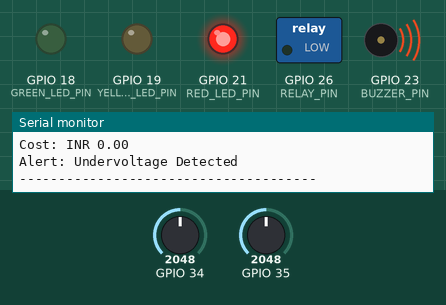
A sketch run on a simulated ESP32. Parts: switched loads named in the sketch (green lamp = pin HIGH), output pins drawn as LEDs (lit = HIGH), buzzer (waves = sounding), the last lines printed to the serial monitor. Inputs (shaded band) come from the test bench; at power-on: GPIO 35 = 2048, GPIO 34 = 2048 (analog values on the 0–4095 scale). WiFi joins after 1.5 s; servers stay silent unless stated; random numbers use the default seed unless the sketch sets one; no MQTT or app messages arrive unless stated.

Above: at 2.88 s.
3.8 s: GPIO 35 set to 2415
6.8 s: GPIO 35 set to 2549
At 8.6 s:
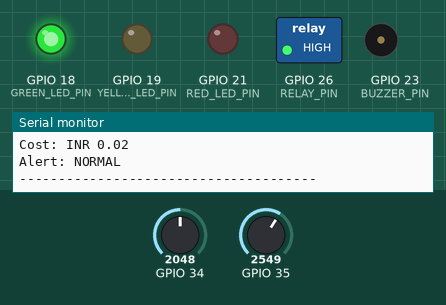
9.8 s: GPIO 34 set to 1918
11.8 s: GPIO 34 set to 1834
At 13.5 s:
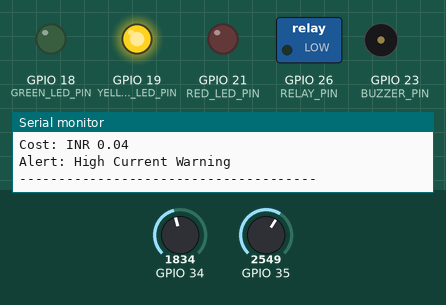
14.8 s: GPIO 34 set to 2047
At 16.8 s:
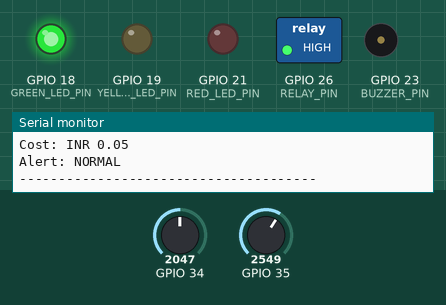
17.1 s: GPIO 35 set to 2047
At 18.5 s:
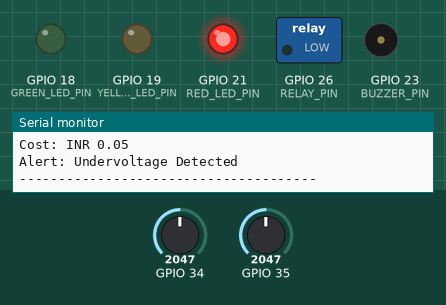
Timing chart, 0 to 21.1 s (numbered marks = the images above; inputs shaded):
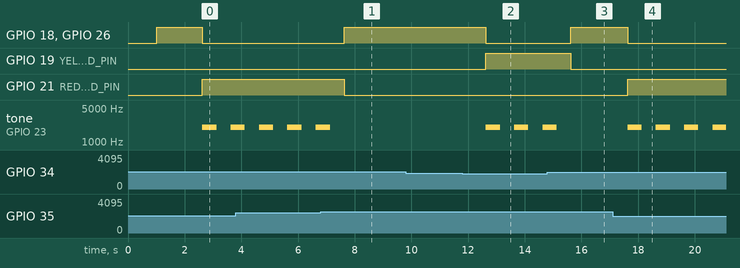

The sketch:

main.ino
```cpp
/*
==========================================================
Smart Home Energy Monitoring System
main.ino
==========================================================

Purpose:
Main ESP32 application entry point.

Responsibilities:

- Initialize hardware
- Read sensors
- Calculate power metrics
- Evaluate alerts
- Publish MQTT telemetry
- Publish MQTT alerts
- Maintain MQTT connection

Author: Akash Das
==========================================================
*/

#include "config.h"
#include "sensors.h"
#include "energy_calc.h"
#include "alerts.h"

// MQTT functions from mqtt_client.cpp

void connectWiFi();
void setupMQTT();
bool connectMQTT();
void mqttLoop();

bool publishStatus(
    const String& status
);

bool publishAlert(
    const AlertStatus& alert
);

bool publishTelemetry(
    const SensorData& sensorData,
    const EnergyData& energyData,
    const AlertStatus& alertStatus
);

void disconnectMQTT();

// ==========================================================
// GLOBAL VARIABLES
// ==========================================================

unsigned long lastTelemetryTime = 0;

unsigned long previousLoopTime = 0;

// ==========================================================
// STARTUP BANNER
// ==========================================================

void printStartupBanner()
{
    Serial.println();
    Serial.println("==================================================");
    Serial.println("SMART HOME ENERGY MONITORING SYSTEM");
    Serial.println("ESP32 ENERGY NODE");
    Serial.println("==================================================");

    Serial.print("Device ID: ");
    Serial.println(DEVICE_ID);

    Serial.print("Location: ");
    Serial.println(DEVICE_LOCATION);

    Serial.println("==================================================");
    Serial.println();
}

// ==========================================================
// SETUP
// ==========================================================

void setup()
{
    Serial.begin(
        SERIAL_BAUD_RATE
    );

    delay(1000);

    printStartupBanner();

    // --------------------------------------
    // Initialize Modules
    // --------------------------------------

    Sensors.begin();

    Alerts.begin();

    Energy.resetEnergyCounter();

    // --------------------------------------
    // Network
    // --------------------------------------

    connectWiFi();

    setupMQTT();

    connectMQTT();

    publishStatus(
        "ONLINE"
    );

    previousLoopTime = millis();

    Serial.println();
    Serial.println("[SYSTEM] Ready");
    Serial.println();
}

// ==========================================================
// PROCESS ENERGY CYCLE
// ==========================================================

void processEnergyMonitoring()
{
    unsigned long currentTime =
        millis();

    float elapsedSeconds =
        (currentTime - previousLoopTime)
        / 1000.0f;

    previousLoopTime =
        currentTime;

    // --------------------------------------
    // Read Sensors
    // --------------------------------------

    SensorData sensorData =
        Sensors.readAll();

    // --------------------------------------
    // Calculate Energy Metrics
    // --------------------------------------

    EnergyData energyData =
        Energy.calculate(
            sensorData.voltage,
            sensorData.current,
            sensorData.powerFactor,
            elapsedSeconds
        );

    // --------------------------------------
    // Evaluate Alerts
    // --------------------------------------

    AlertStatus alertStatus =
        Alerts.evaluate(
            sensorData.voltage,
            sensorData.current,
            energyData.activePowerW,
            energyData.energyKWh
        );

    if (alertStatus.alertActive)
    {
        Alerts.activateAlert(
            alertStatus
        );

        publishAlert(
            alertStatus
        );
    }
    else
    {
        Alerts.clearAlert();
    }

    // --------------------------------------
    // Publish MQTT Telemetry
    // --------------------------------------

    publishTelemetry(
        sensorData,
        energyData,
        alertStatus
    );

    // --------------------------------------
    // Debug Output
    // --------------------------------------

#if DEBUG_MODE

    Serial.println(
        "--------------------------------------"
    );

    Serial.print("Voltage: ");
    Serial.print(sensorData.voltage);
    Serial.println(" V");

    Serial.print("Current: ");
    Serial.print(sensorData.current);
    Serial.println(" A");

    Serial.print("Power: ");
    Serial.print(energyData.activePowerW);
    Serial.println(" W");

    Serial.print("Energy: ");
    Serial.print(
        energyData.energyKWh,
        6
    );
    Serial.println(" kWh");

    Serial.print("Cost: INR ");
    Serial.println(
        energyData.estimatedCost,
        2
    );

    Serial.print("Alert: ");
    Serial.println(
        alertStatus.alertActive
        ? alertStatus.message
        : "NORMAL"
    );

    Serial.println(
        "--------------------------------------"
    );
    Serial.println();

#endif
}

// ==========================================================
// MAIN LOOP
// ==========================================================

void loop()
{
    mqttLoop();

    unsigned long currentTime =
        millis();

    if (
        currentTime -
        lastTelemetryTime >=
        TELEMETRY_INTERVAL_MS
    )
    {
        processEnergyMonitoring();

        lastTelemetryTime =
            currentTime;
    }
}

// ==========================================================
// END OF FILE
// ==========================================================
```

alerts.cpp
```cpp
/*
==========================================================
Smart Home Energy Monitoring System
alerts.cpp
==========================================================

Purpose:
Implements alert monitoring and protection logic.

Monitors:

- Overvoltage
- Undervoltage
- Overcurrent
- Overload
- High Energy Usage

Controls:

- Relay
- LEDs
- Buzzer

Author: Akash Das
==========================================================
*/

#include "alerts.h"
#include "config.h"

// ==========================================================
// GLOBAL INSTANCE
// ==========================================================

AlertManager Alerts;

// ==========================================================
// CONSTRUCTOR
// ==========================================================

AlertManager::AlertManager()
{
    currentAlert.alertActive = false;
    currentAlert.type = ALERT_NONE;
    currentAlert.severity = SEVERITY_NORMAL;
    currentAlert.message = "System Normal";
    currentAlert.timestamp = 0;
}

// ==========================================================
// INITIALIZATION
// ==========================================================

void AlertManager::begin()
{
    pinMode(RELAY_PIN, OUTPUT);

    pinMode(GREEN_LED_PIN, OUTPUT);
    pinMode(YELLOW_LED_PIN, OUTPUT);
    pinMode(RED_LED_PIN, OUTPUT);

    pinMode(BUZZER_PIN, OUTPUT);

    clearAlert();

#if DEBUG_MODE
    Serial.println("[ALERTS] Initialized");
#endif
}

// ==========================================================
// VOLTAGE CHECK
// ==========================================================

AlertStatus AlertManager::checkVoltage(
    float voltage
)
{
    AlertStatus alert;

    alert.alertActive = false;
    alert.type = ALERT_NONE;
    alert.severity = SEVERITY_NORMAL;
    alert.message = "Voltage Normal";
    alert.timestamp = millis();

    if (voltage > MAX_VOLTAGE_THRESHOLD)
    {
        alert.alertActive = true;
        alert.type = ALERT_OVERVOLTAGE;
        alert.severity = SEVERITY_CRITICAL;
        alert.message = "Overvoltage Detected";
    }
    else if (voltage < MIN_VOLTAGE_THRESHOLD)
    {
        alert.alertActive = true;
        alert.type = ALERT_UNDERVOLTAGE;
        alert.severity = SEVERITY_CRITICAL;
        alert.message = "Undervoltage Detected";
    }

    return alert;
}

// ==========================================================
// CURRENT CHECK
// ==========================================================

AlertStatus AlertManager::checkCurrent(
    float current
)
{
    AlertStatus alert;

    alert.alertActive = false;
    alert.type = ALERT_NONE;
    alert.severity = SEVERITY_NORMAL;
    alert.message = "Current Normal";
    alert.timestamp = millis();

    if (current > MAX_CURRENT)
    {
        alert.alertActive = true;
        alert.type = ALERT_OVERCURRENT;
        alert.severity = SEVERITY_CRITICAL;
        alert.message = "Overcurrent Detected";
    }
    else if (current > WARNING_CURRENT)
    {
        alert.alertActive = true;
        alert.type = ALERT_OVERCURRENT;
        alert.severity = SEVERITY_WARNING;
        alert.message = "High Current Warning";
    }

    return alert;
}

// ==========================================================
// POWER CHECK
// ==========================================================

AlertStatus AlertManager::checkPower(
    float activePowerW
)
{
    AlertStatus alert;

    alert.alertActive = false;
    alert.type = ALERT_NONE;
    alert.severity = SEVERITY_NORMAL;
    alert.message = "Power Normal";
    alert.timestamp = millis();

    if (activePowerW > MAX_POWER)
    {
        alert.alertActive = true;
        alert.type = ALERT_OVERLOAD;
        alert.severity = SEVERITY_CRITICAL;
        alert.message = "Power Overload";
    }
    else if (activePowerW > WARNING_POWER)
    {
        alert.alertActive = true;
        alert.type = ALERT_OVERLOAD;
        alert.severity = SEVERITY_WARNING;
        alert.message = "High Power Consumption";
    }

    return alert;
}

// ==========================================================
// ENERGY CHECK
// ==========================================================

AlertStatus AlertManager::checkEnergy(
    float energyKWh
)
{
    AlertStatus alert;

    alert.alertActive = false;
    alert.type = ALERT_NONE;
    alert.severity = SEVERITY_NORMAL;
    alert.message = "Energy Normal";
    alert.timestamp = millis();

    if (energyKWh > DAILY_ENERGY_LIMIT)
    {
        alert.alertActive = true;
        alert.type = ALERT_HIGH_ENERGY_USAGE;
        alert.severity = SEVERITY_WARNING;
        alert.message = "High Daily Energy Usage";
    }

    return alert;
}

// ==========================================================
// COMPLETE EVALUATION
// ==========================================================

AlertStatus AlertManager::evaluate(
    float voltage,
    float current,
    float activePower,
    float energyKWh
)
{
    AlertStatus voltageAlert =
        checkVoltage(voltage);

    if (voltageAlert.alertActive)
        return voltageAlert;

    AlertStatus currentAlert =
        checkCurrent(current);

    if (currentAlert.alertActive)
        return currentAlert;

    AlertStatus powerAlert =
        checkPower(activePower);

    if (powerAlert.alertActive)
        return powerAlert;

    AlertStatus energyAlert =
        checkEnergy(energyKWh);

    if (energyAlert.alertActive)
        return energyAlert;

    AlertStatus normal;

    normal.alertActive = false;
    normal.type = ALERT_NONE;
    normal.severity = SEVERITY_NORMAL;
    normal.message = "System Normal";
    normal.timestamp = millis();

    return normal;
}

// ==========================================================
// ACTIVATE ALERT
// ==========================================================

void AlertManager::activateAlert(
    const AlertStatus& alert
)
{
    currentAlert = alert;

    digitalWrite(GREEN_LED_PIN, LOW);

    if (alert.severity == SEVERITY_WARNING)
    {
        digitalWrite(YELLOW_LED_PIN, HIGH);
        digitalWrite(RED_LED_PIN, LOW);
    }
    else
    {
        digitalWrite(YELLOW_LED_PIN, LOW);
        digitalWrite(RED_LED_PIN, HIGH);
    }

    tone(
        BUZZER_PIN,
        BUZZER_FREQUENCY,
        BUZZER_DURATION_MS
    );

    digitalWrite(
        RELAY_PIN,
        RELAY_ACTIVE_HIGH ? LOW : HIGH
    );

#if DEBUG_MODE
    printAlertStatus(alert);
#endif
}

// ==========================================================
// CLEAR ALERT
// ==========================================================

void AlertManager::clearAlert()
{
    currentAlert.alertActive = false;
    currentAlert.type = ALERT_NONE;
    currentAlert.severity = SEVERITY_NORMAL;
    currentAlert.message = "System Normal";
    currentAlert.timestamp = millis();

    digitalWrite(GREEN_LED_PIN, HIGH);
    digitalWrite(YELLOW_LED_PIN, LOW);
    digitalWrite(RED_LED_PIN, LOW);

    digitalWrite(
        RELAY_PIN,
        RELAY_ACTIVE_HIGH ? HIGH : LOW
    );
}

// ==========================================================
// STATUS METHODS
// ==========================================================

bool AlertManager::isAlertActive()
{
    return currentAlert.alertActive;
}

AlertStatus AlertManager::getCurrentAlert()
{
    return currentAlert;
}

// ==========================================================
// ALERT TYPE STRING
// ==========================================================

String alertTypeToString(
    AlertType type
)
{
    switch (type)
    {
        case ALERT_OVERVOLTAGE:
            return "OVERVOLTAGE";

        case ALERT_UNDERVOLTAGE:
            return "UNDERVOLTAGE";

        case ALERT_OVERCURRENT:
            return "OVERCURRENT";

        case ALERT_OVERLOAD:
            return "OVERLOAD";

        case ALERT_HIGH_ENERGY_USAGE:
            return "HIGH_ENERGY_USAGE";

        default:
            return "NONE";
    }
}

// ==========================================================
// SEVERITY STRING
// ==========================================================

String severityToString(
    AlertSeverity severity
)
{
    switch (severity)
    {
        case SEVERITY_WARNING:
            return "WARNING";

        case SEVERITY_CRITICAL:
            return "CRITICAL";

        default:
            return "NORMAL";
    }
}

// ==========================================================
// DEBUG PRINT
// ==========================================================

void printAlertStatus(
    const AlertStatus& alert
)
{
#if DEBUG_MODE

    Serial.println();
    Serial.println("========== ALERT ==========");

    Serial.print("Type: ");
    Serial.println(
        alertTypeToString(alert.type)
    );

    Serial.print("Severity: ");
    Serial.println(
        severityToString(alert.severity)
    );

    Serial.print("Message: ");
    Serial.println(alert.message);

    Serial.println("===========================");
    Serial.println();

#endif
}

/*
==========================================================
END OF FILE
==========================================================
*/
```

energy_calc.h
```cpp
/*
==========================================================
Smart Home Energy Monitoring System
energy_calc.h
==========================================================

Purpose:
Provides electrical calculations for:

- Apparent Power (VA)
- Active Power (W)
- Reactive Power (VAR)
- Energy Consumption (kWh)
- Cost Estimation

Formulas:

S = V × I

P = V × I × PF

Q = √(S² − P²)

Energy(kWh) =
(Power × Time) / 1000

Author: Akash Das
==========================================================
*/

#ifndef ENERGY_CALC_H
#define ENERGY_CALC_H

#include <Arduino.h>

// ==========================================================
// ENERGY DATA STRUCTURE
// ==========================================================

struct EnergyData
{
    float apparentPowerVA;
    float activePowerW;
    float reactivePowerVAR;

    float energyKWh;

    float estimatedCost;

    unsigned long timestamp;
};

// ==========================================================
// ENERGY CALCULATOR CLASS
// ==========================================================

class EnergyCalculator
{
public:

    EnergyCalculator();

    // --------------------------------------
    // Power Calculations
    // --------------------------------------

    float calculateApparentPower(
        float voltage,
        float current
    );

    float calculateActivePower(
        float voltage,
        float current,
        float powerFactor
    );

    float calculateReactivePower(
        float apparentPower,
        float activePower
    );

    // --------------------------------------
    // Energy Tracking
    // --------------------------------------

    float updateEnergyConsumption(
        float activePowerW,
        float elapsedSeconds
    );

    float getTotalEnergyKWh();

    void resetEnergyCounter();

    // --------------------------------------
    // Cost Calculation
    // --------------------------------------

    float calculateCost(
        float energyKWh
    );

    // --------------------------------------
    // Combined Calculation
    // --------------------------------------

    EnergyData calculate(
        float voltage,
        float current,
        float powerFactor,
        float elapsedSeconds
    );

private:

    float totalEnergyKWh;
};

// ==========================================================
// HELPER FUNCTIONS
// ==========================================================

float calculateApparentPower(
    float voltage,
    float current
);

float calculateActivePower(
    float voltage,
    float current,
    float powerFactor
);

float calculateReactivePower(
    float apparentPower,
    float activePower
);

float calculateEnergyKWh(
    float activePowerW,
    float elapsedSeconds
);

// ==========================================================
// GLOBAL INSTANCE
// ==========================================================

extern EnergyCalculator Energy;

// ==========================================================
// DEBUG UTILITIES
// ==========================================================

void printEnergyData(
    const EnergyData& data
);

#endif

/*
==========================================================
END OF FILE
==========================================================
*/
```

Source omitted: alerts.h (3839 bytes), energy_calc.cpp (5916 bytes), mqtt_client.cpp (6503 bytes), sensors.cpp (5079 bytes), sensors.h (2634 bytes), config.h (4623 bytes)

Measured:
- the behaviour switches between 2481 and 2482 on GPIO 35 (found by bisection; images 0 and 1)
- the behaviour switches between 1862 and 1861 on GPIO 34 (found by bisection; images 1 and 2)
- after the input at 6.8 s, GPIO 18 (GREEN_LED_PIN), GPIO 26 (RELAY_PIN): LOW → HIGH after 0.83 s; GPIO 21 (RED_LED_PIN): HIGH → LOW after 0.83 s
- after the input at 11.8 s, GPIO 18 (GREEN_LED_PIN), GPIO 26 (RELAY_PIN): HIGH → LOW after 0.83 s; GPIO 19 (YELLOW_LED_PIN): LOW → HIGH after 0.83 s; tone on GPIO 23 (BUZZER_PIN): alternates 2000 Hz for 0.50 s and silent for 0.50 s, starting after 0.83 s
- after the input at 14.8 s, GPIO 18 (GREEN_LED_PIN), GPIO 26 (RELAY_PIN): LOW → HIGH after 0.83 s; GPIO 19 (YELLOW_LED_PIN): HIGH → LOW after 0.83 s
- after the input at 17.1 s, GPIO 18 (GREEN_LED_PIN), GPIO 26 (RELAY_PIN): HIGH → LOW after 0.53 s; GPIO 21 (RED_LED_PIN): LOW → HIGH after 0.53 s; tone on GPIO 23 (BUZZER_PIN): alternates 2000 Hz for 0.50 s and silent for 0.50 s, starting after 0.53 s
